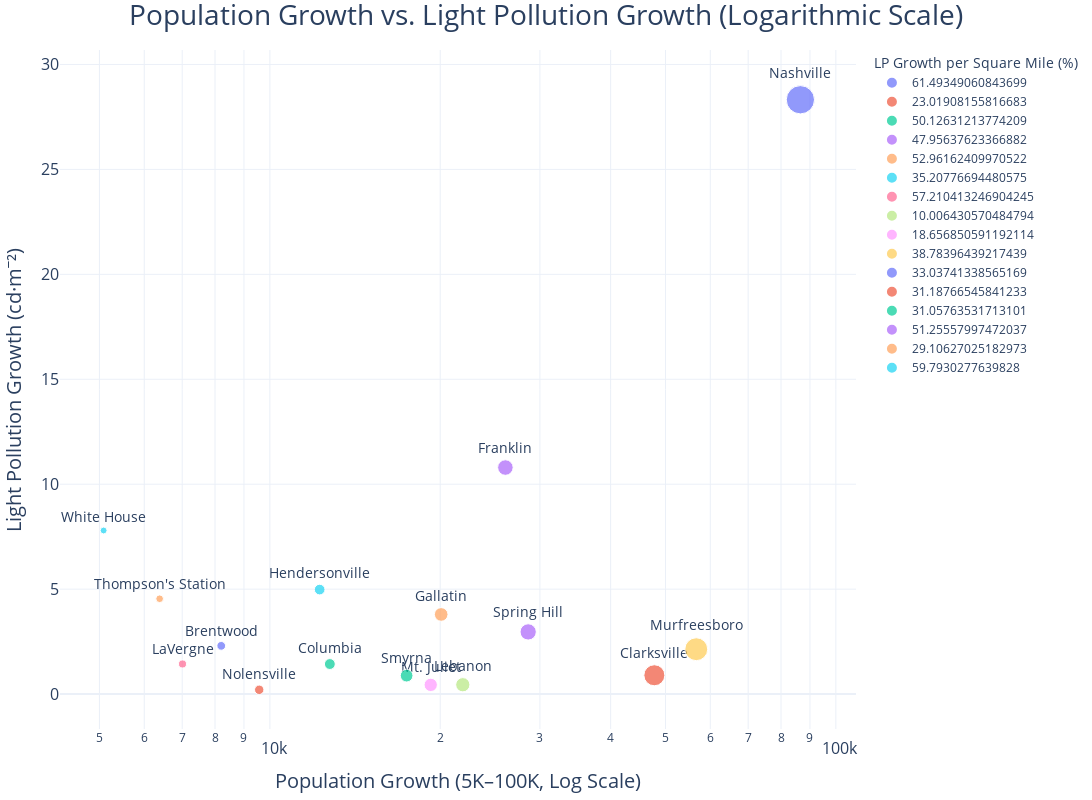

The notebook cell saved with this chart:
### Markdown cell above
# try with sq miles as color

### Code cell
import plotly.express as px

# Define function to calculate growth
def calculate_growth_with_percent(df, column):
    earliest_year = df['Year'].min()
    latest_year = df['Year'].max()

    start_values = df[df['Year'] == earliest_year].groupby('NAME')[column].mean()
    end_values = df[df['Year'] == latest_year].groupby('NAME')[column].mean()

    growth = end_values - start_values
    percent_growth = (growth / start_values.replace(0, pd.NA)) * 100

    return pd.DataFrame({
        f'Absolute Growth_{column}': growth,
        f'Percent Growth_{column}': percent_growth
    })

# Calculate growths
population_growth = calculate_growth_with_percent(df, 'Population')
lp_growth = calculate_growth_with_percent(df, 'light_pollution')
lp_sqmi_growth = calculate_growth_with_percent(df, 'light_pollution_per_sq_mile')

# Merge all growth data
growth_comparison = population_growth.join(lp_growth).join(lp_sqmi_growth).dropna().reset_index()

# Filter for population growth in the 5k–100k range and positive light pollution growth
filtered = growth_comparison[
    (growth_comparison['Absolute Growth_Population'] >= 5000) &
    (growth_comparison['Absolute Growth_Population'] <= 100000) &
    (growth_comparison['Absolute Growth_light_pollution'] > 0)
]

# Plot using Percent Growth per Square Mile as color
fig = px.scatter(
    filtered,
    x='Absolute Growth_Population',
    y='Absolute Growth_light_pollution',
    text='NAME',
    hover_name='NAME',
    size='Absolute Growth_Population',
    color='Percent Growth_light_pollution_per_sq_mile',
    trendline='ols',
    log_x=True,
    title='Population Growth vs. Light Pollution Growth (Logarithmic Scale)',
    labels={
        'Absolute Growth_Population': 'Population Growth (5K–100K, Log Scale)',
        'Absolute Growth_light_pollution': 'Light Pollution Growth (cd·m⁻²)',
        'Percent Growth_light_pollution_per_sq_mile': 'LP Growth per Square Mile (%)'
    },
    width=1400,
    height=800,
    color_continuous_scale='Plasma'
)

# Styling
fig.update_traces(textposition='top center', textfont=dict(size=14))
fig.update_layout(
    title={
        'text': 'Population Growth vs. Light Pollution Growth (Logarithmic Scale)',
        'x': 0.5,
        'xanchor': 'center',
        'font': dict(size=28)
    },
    xaxis_title='Population Growth (5K–100K, Log Scale)',
    yaxis_title='Light Pollution Growth (cd·m⁻²)',
    xaxis=dict(title_font=dict(size=20), tickfont=dict(size=16)),
    yaxis=dict(title_font=dict(size=20), tickfont=dict(size=16)),
    coloraxis_colorbar_title='LP Growth per Square Mile (%)',
    template='plotly_white',
    margin=dict(t=50, b=50, l=50, r=50)
)

fig.show()

### Figure 1 — Plotly figure (JSON) as saved in the notebook; plotly's stock layout.template omitted (floating-point values rounded to 4 significant figures)
{"data": [{"hovertemplate": "<b>%{hovertext}</b><br><br>LP Growth per Square Mile (%)=61.49349060843699<br>Population Growth (5K–100K, Log Scale)=%{marker.size}<br>Light Pollution Growth (cd·m⁻²)=%{y}<br>NAME=%{text}<extra></extra>", "hovertext": ["Brentwood"], "legendgroup": "61.49349060843699", "marker": {"color": "#636efa", "size": [8205], "sizemode": "area", "sizeref": 216.4, "symbol": "circle"}, "mode": "markers+text", "name": "61.49349060843699", "orientation": "v", "showlegend": true, "text": ["Brentwood"], "textfont": {"size": 14}, "textposition": "top center", "type": "scatter", "x": [8205], "xaxis": "x", "y": [2.298], "yaxis": "y"}, {"hovertemplate": "LP Growth per Square Mile (%)=61.49349060843699<extra></extra>", "legendgroup": "61.49349060843699", "marker": {"color": "#636efa", "symbol": "circle"}, "mode": "lines", "name": "61.49349060843699", "showlegend": false, "textfont": {"size": 14}, "textposition": "top center", "type": "scatter", "xaxis": "x", "yaxis": "y"}, {"hovertemplate": "<b>%{hovertext}</b><br><br>LP Growth per Square Mile (%)=23.01908155816683<br>Population Growth (5K–100K, Log Scale)=%{marker.size}<br>Light Pollution Growth (cd·m⁻²)=%{y}<br>NAME=%{text}<extra></extra>", "hovertext": ["Clarksville"], "legendgroup": "23.01908155816683", "marker": {"color": "#EF553B", "size": [47787], "sizemode": "area", "sizeref": 216.4, "symbol": "circle"}, "mode": "markers+text", "name": "23.01908155816683", "orientation": "v", "showlegend": true, "text": ["Clarksville"], "textfont": {"size": 14}, "textposition": "top center", "type": "scatter", "x": [47787], "xaxis": "x", "y": [0.897], "yaxis": "y"}, {"hovertemplate": "LP Growth per Square Mile (%)=23.01908155816683<extra></extra>", "legendgroup": "23.01908155816683", "marker": {"color": "#EF553B", "symbol": "circle"}, "mode": "lines", "name": "23.01908155816683", "showlegend": false, "textfont": {"size": 14}, "textposition": "top center", "type": "scatter", "xaxis": "x", "yaxis": "y"}, {"hovertemplate": "<b>%{hovertext}</b><br><br>LP Growth per Square Mile (%)=50.12631213774209<br>Population Growth (5K–100K, Log Scale)=%{marker.size}<br>Light Pollution Growth (cd·m⁻²)=%{y}<br>NAME=%{text}<extra></extra>", "hovertext": ["Columbia"], "legendgroup": "50.12631213774209", "marker": {"color": "#00cc96", "size": [12764], "sizemode": "area", "sizeref": 216.4, "symbol": "circle"}, "mode": "markers+text", "name": "50.12631213774209", "orientation": "v", "showlegend": true, "text": ["Columbia"], "textfont": {"size": 14}, "textposition": "top center", "type": "scatter", "x": [12764], "xaxis": "x", "y": [1.431], "yaxis": "y"}, {"hovertemplate": "LP Growth per Square Mile (%)=50.12631213774209<extra></extra>", "legendgroup": "50.12631213774209", "marker": {"color": "#00cc96", "symbol": "circle"}, "mode": "lines", "name": "50.12631213774209", "showlegend": false, "textfont": {"size": 14}, "textposition": "top center", "type": "scatter", "xaxis": "x", "yaxis": "y"}, {"hovertemplate": "<b>%{hovertext}</b><br><br>LP Growth per Square Mile (%)=47.95637623366882<br>Population Growth (5K–100K, Log Scale)=%{marker.size}<br>Light Pollution Growth (cd·m⁻²)=%{y}<br>NAME=%{text}<extra></extra>", "hovertext": ["Franklin"], "legendgroup": "47.95637623366882", "marker": {"color": "#ab63fa", "size": [26071], "sizemode": "area", "sizeref": 216.4, "symbol": "circle"}, "mode": "markers+text", "name": "47.95637623366882", "orientation": "v", "showlegend": true, "text": ["Franklin"], "textfont": {"size": 14}, "textposition": "top center", "type": "scatter", "x": [26071], "xaxis": "x", "y": [10.79], "yaxis": "y"}, {"hovertemplate": "LP Growth per Square Mile (%)=47.95637623366882<extra></extra>", "legendgroup": "47.95637623366882", "marker": {"color": "#ab63fa", "symbol": "circle"}, "mode": "lines", "name": "47.95637623366882", "showlegend": false, "textfont": {"size": 14}, "textposition": "top center", "type": "scatter", "xaxis": "x", "yaxis": "y"}, {"hovertemplate": "<b>%{hovertext}</b><br><br>LP Growth per Square Mile (%)=52.96162409970522<br>Population Growth (5K–100K, Log Scale)=%{marker.size}<br>Light Pollution Growth (cd·m⁻²)=%{y}<br>NAME=%{text}<extra></extra>", "hovertext": ["Gallatin"], "legendgroup": "52.96162409970522", "marker": {"color": "#FFA15A", "size": [20077], "sizemode": "area", "sizeref": 216.4, "symbol": "circle"}, "mode": "markers+text", "name": "52.96162409970522", "orientation": "v", "showlegend": true, "text": ["Gallatin"], "textfont": {"size": 14}, "textposition": "top center", "type": "scatter", "x": [20077], "xaxis": "x", "y": [3.795], "yaxis": "y"}, {"hovertemplate": "LP Growth per Square Mile (%)=52.96162409970522<extra></extra>", "legendgroup": "52.96162409970522", "marker": {"color": "#FFA15A", "symbol": "circle"}, "mode": "lines", "name": "52.96162409970522", "showlegend": false, "textfont": {"size": 14}, "textposition": "top center", "type": "scatter", "xaxis": "x", "yaxis": "y"}, {"hovertemplate": "<b>%{hovertext}</b><br><br>LP Growth per Square Mile (%)=35.20776694480575<br>Population Growth (5K–100K, Log Scale)=%{marker.size}<br>Light Pollution Growth (cd·m⁻²)=%{y}<br>NAME=%{text}<extra></extra>", "hovertext": ["Hendersonville"], "legendgroup": "35.20776694480575", "marker": {"color": "#19d3f3", "size": [12246], "sizemode": "area", "sizeref": 216.4, "symbol": "circle"}, "mode": "markers+text", "name": "35.20776694480575", "orientation": "v", "showlegend": true, "text": ["Hendersonville"], "textfont": {"size": 14}, "textposition": "top center", "type": "scatter", "x": [12246], "xaxis": "x", "y": [4.979], "yaxis": "y"}, {"hovertemplate": "LP Growth per Square Mile (%)=35.20776694480575<extra></extra>", "legendgroup": "35.20776694480575", "marker": {"color": "#19d3f3", "symbol": "circle"}, "mode": "lines", "name": "35.20776694480575", "showlegend": false, "textfont": {"size": 14}, "textposition": "top center", "type": "scatter", "xaxis": "x", "yaxis": "y"}, {"hovertemplate": "<b>%{hovertext}</b><br><br>LP Growth per Square Mile (%)=57.210413246904245<br>Population Growth (5K–100K, Log Scale)=%{marker.size}<br>Light Pollution Growth (cd·m⁻²)=%{y}<br>NAME=%{text}<extra></extra>", "hovertext": ["LaVergne"], "legendgroup": "57.210413246904245", "marker": {"color": "#FF6692", "size": [7009], "sizemode": "area", "sizeref": 216.4, "symbol": "circle"}, "mode": "markers+text", "name": "57.210413246904245", "orientation": "v", "showlegend": true, "text": ["LaVergne"], "textfont": {"size": 14}, "textposition": "top center", "type": "scatter", "x": [7009], "xaxis": "x", "y": [1.435], "yaxis": "y"}, {"hovertemplate": "LP Growth per Square Mile (%)=57.210413246904245<extra></extra>", "legendgroup": "57.210413246904245", "marker": {"color": "#FF6692", "symbol": "circle"}, "mode": "lines", "name": "57.210413246904245", "showlegend": false, "textfont": {"size": 14}, "textposition": "top center", "type": "scatter", "xaxis": "x", "yaxis": "y"}, {"hovertemplate": "<b>%{hovertext}</b><br><br>LP Growth per Square Mile (%)=10.006430570484794<br>Population Growth (5K–100K, Log Scale)=%{marker.size}<br>Light Pollution Growth (cd·m⁻²)=%{y}<br>NAME=%{text}<extra></extra>", "hovertext": ["Lebanon"], "legendgroup": "10.006430570484794", "marker": {"color": "#B6E880", "size": [21922], "sizemode": "area", "sizeref": 216.4, "symbol": "circle"}, "mode": "markers+text", "name": "10.006430570484794", "orientation": "v", "showlegend": true, "text": ["Lebanon"], "textfont": {"size": 14}, "textposition": "top center", "type": "scatter", "x": [21922], "xaxis": "x", "y": [0.4452], "yaxis": "y"}, {"hovertemplate": "LP Growth per Square Mile (%)=10.006430570484794<extra></extra>", "legendgroup": "10.006430570484794", "marker": {"color": "#B6E880", "symbol": "circle"}, "mode": "lines", "name": "10.006430570484794", "showlegend": false, "textfont": {"size": 14}, "textposition": "top center", "type": "scatter", "xaxis": "x", "yaxis": "y"}, {"hovertemplate": "<b>%{hovertext}</b><br><br>LP Growth per Square Mile (%)=18.656850591192114<br>Population Growth (5K–100K, Log Scale)=%{marker.size}<br>Light Pollution Growth (cd·m⁻²)=%{y}<br>NAME=%{text}<extra></extra>", "hovertext": ["Mt. Juliet"], "legendgroup": "18.656850591192114", "marker": {"color": "#FF97FF", "size": [19241], "sizemode": "area", "sizeref": 216.4, "symbol": "circle"}, "mode": "markers+text", "name": "18.656850591192114", "orientation": "v", "showlegend": true, "text": ["Mt. Juliet"], "textfont": {"size": 14}, "textposition": "top center", "type": "scatter", "x": [19241], "xaxis": "x", "y": [0.4388], "yaxis": "y"}, {"hovertemplate": "LP Growth per Square Mile (%)=18.656850591192114<extra></extra>", "legendgroup": "18.656850591192114", "marker": {"color": "#FF97FF", "symbol": "circle"}, "mode": "lines", "name": "18.656850591192114", "showlegend": false, "textfont": {"size": 14}, "textposition": "top center", "type": "scatter", "xaxis": "x", "yaxis": "y"}, {"hovertemplate": "<b>%{hovertext}</b><br><br>LP Growth per Square Mile (%)=38.78396439217439<br>Population Growth (5K–100K, Log Scale)=%{marker.size}<br>Light Pollution Growth (cd·m⁻²)=%{y}<br>NAME=%{text}<extra></extra>", "hovertext": ["Murfreesboro"], "legendgroup": "38.78396439217439", "marker": {"color": "#FECB52", "size": [56675], "sizemode": "area", "sizeref": 216.4, "symbol": "circle"}, "mode": "markers+text", "name": "38.78396439217439", "orientation": "v", "showlegend": true, "text": ["Murfreesboro"], "textfont": {"size": 14}, "textposition": "top center", "type": "scatter", "x": [56675], "xaxis": "x", "y": [2.138], "yaxis": "y"}, {"hovertemplate": "LP Growth per Square Mile (%)=38.78396439217439<extra></extra>", "legendgroup": "38.78396439217439", "marker": {"color": "#FECB52", "symbol": "circle"}, "mode": "lines", "name": "38.78396439217439", "showlegend": false, "textfont": {"size": 14}, "textposition": "top center", "type": "scatter", "xaxis": "x", "yaxis": "y"}, {"hovertemplate": "<b>%{hovertext}</b><br><br>LP Growth per Square Mile (%)=33.03741338565169<br>Population Growth (5K–100K, Log Scale)=%{marker.size}<br>Light Pollution Growth (cd·m⁻²)=%{y}<br>NAME=%{text}<extra></extra>", "hovertext": ["Nashville"], "legendgroup": "33.03741338565169", "marker": {"color": "#636efa", "size": [86566], "sizemode": "area", "sizeref": 216.4, "symbol": "circle"}, "mode": "markers+text", "name": "33.03741338565169", "orientation": "v", "showlegend": true, "text": ["Nashville"], "textfont": {"size": 14}, "textposition": "top center", "type": "scatter", "x": [86566], "xaxis": "x", "y": [28.32], "yaxis": "y"}, {"hovertemplate": "LP Growth per Square Mile (%)=33.03741338565169<extra></extra>", "legendgroup": "33.03741338565169", "marker": {"color": "#636efa", "symbol": "circle"}, "mode": "lines", "name": "33.03741338565169", "showlegend": false, "textfont": {"size": 14}, "textposition": "top center", "type": "scatter", "xaxis": "x", "yaxis": "y"}, {"hovertemplate": "<b>%{hovertext}</b><br><br>LP Growth per Square Mile (%)=31.18766545841233<br>Population Growth (5K–100K, Log Scale)=%{marker.size}<br>Light Pollution Growth (cd·m⁻²)=%{y}<br>NAME=%{text}<extra></extra>", "hovertext": ["Nolensville"], "legendgroup": "31.18766545841233", "marker": {"color": "#EF553B", "size": [9576], "sizemode": "area", "sizeref": 216.4, "symbol": "circle"}, "mode": "markers+text", "name": "31.18766545841233", "orientation": "v", "showlegend": true, "text": ["Nolensville"], "textfont": {"size": 14}, "textposition": "top center", "type": "scatter", "x": [9576], "xaxis": "x", "y": [0.2044], "yaxis": "y"}, {"hovertemplate": "LP Growth per Square Mile (%)=31.18766545841233<extra></extra>", "legendgroup": "31.18766545841233", "marker": {"color": "#EF553B", "symbol": "circle"}, "mode": "lines", "name": "31.18766545841233", "showlegend": false, "textfont": {"size": 14}, "textposition": "top center", "type": "scatter", "xaxis": "x", "yaxis": "y"}, {"hovertemplate": "<b>%{hovertext}</b><br><br>LP Growth per Square Mile (%)=31.05763531713101<br>Population Growth (5K–100K, Log Scale)=%{marker.size}<br>Light Pollution Growth (cd·m⁻²)=%{y}<br>NAME=%{text}<extra></extra>", "hovertext": ["Smyrna"], "legendgroup": "31.05763531713101", "marker": {"color": "#00cc96", "size": [17444], "sizemode": "area", "sizeref": 216.4, "symbol": "circle"}, "mode": "markers+text", "name": "31.05763531713101", "orientation": "v", "showlegend": true, "text": ["Smyrna"], "textfont": {"size": 14}, "textposition": "top center", "type": "scatter", "x": [17444], "xaxis": "x", "y": [0.8786], "yaxis": "y"}, {"hovertemplate": "LP Growth per Square Mile (%)=31.05763531713101<extra></extra>", "legendgroup": "31.05763531713101", "marker": {"color": "#00cc96", "symbol": "circle"}, "mode": "lines", "name": "31.05763531713101", "showlegend": false, "textfont": {"size": 14}, "textposition": "top center", "type": "scatter", "xaxis": "x", "yaxis": "y"}, {"hovertemplate": "<b>%{hovertext}</b><br><br>LP Growth per Square Mile (%)=51.25557997472037<br>Population Growth (5K–100K, Log Scale)=%{marker.size}<br>Light Pollution Growth (cd·m⁻²)=%{y}<br>NAME=%{text}<extra></extra>", "hovertext": ["Spring Hill"], "legendgroup": "51.25557997472037", "marker": {"color": "#ab63fa", "size": [28601], "sizemode": "area", "sizeref": 216.4, "symbol": "circle"}, "mode": "markers+text", "name": "51.25557997472037", "orientation": "v", "showlegend": true, "text": ["Spring Hill"], "textfont": {"size": 14}, "textposition": "top center", "type": "scatter", "x": [28601], "xaxis": "x", "y": [2.962], "yaxis": "y"}, {"hovertemplate": "LP Growth per Square Mile (%)=51.25557997472037<extra></extra>", "legendgroup": "51.25557997472037", "marker": {"color": "#ab63fa", "symbol": "circle"}, "mode": "lines", "name": "51.25557997472037", "showlegend": false, "textfont": {"size": 14}, "textposition": "top center", "type": "scatter", "xaxis": "x", "yaxis": "y"}, {"hovertemplate": "<b>%{hovertext}</b><br><br>LP Growth per Square Mile (%)=29.10627025182973<br>Population Growth (5K–100K, Log Scale)=%{marker.size}<br>Light Pollution Growth (cd·m⁻²)=%{y}<br>NAME=%{text}<extra></extra>", "hovertext": ["Thompson's Station"], "legendgroup": "29.10627025182973", "marker": {"color": "#FFA15A", "size": [6386], "sizemode": "area", "sizeref": 216.4, "symbol": "circle"}, "mode": "markers+text", "name": "29.10627025182973", "orientation": "v", "showlegend": true, "text": ["Thompson's Station"], "textfont": {"size": 14}, "textposition": "top center", "type": "scatter", "x": [6386], "xaxis": "x", "y": [4.541], "yaxis": "y"}, {"hovertemplate": "LP Growth per Square Mile (%)=29.10627025182973<extra></extra>", "legendgroup": "29.10627025182973", "marker": {"color": "#FFA15A", "symbol": "circle"}, "mode": "lines", "name": "29.10627025182973", "showlegend": false, "textfont": {"size": 14}, "textposition": "top center", "type": "scatter", "xaxis": "x", "yaxis": "y"}, {"hovertemplate": "<b>%{hovertext}</b><br><br>LP Growth per Square Mile (%)=59.7930277639828<br>Population Growth (5K–100K, Log Scale)=%{marker.size}<br>Light Pollution Growth (cd·m⁻²)=%{y}<br>NAME=%{text}<extra></extra>", "hovertext": ["White House"], "legendgroup": "59.7930277639828", "marker": {"color": "#19d3f3", "size": [5085], "sizemode": "area", "sizeref": 216.4, "symbol": "circle"}, "mode": "markers+text", "name": "59.7930277639828", "orientation": "v", "showlegend": true, "text": ["White House"], "textfont": {"size": 14}, "textposition": "top center", "type": "scatter", "x": [5085], "xaxis": "x", "y": [7.795], "yaxis": "y"}, {"hovertemplate": "LP Growth per Square Mile (%)=59.7930277639828<extra></extra>", "legendgroup": "59.7930277639828", "marker": {"color": "#19d3f3", "symbol": "circle"}, "mode": "lines", "name": "59.7930277639828", "showlegend": false, "textfont": {"size": 14}, "textposition": "top center", "type": "scatter", "xaxis": "x", "yaxis": "y"}], "layout": {"coloraxis": {"colorbar": {"title": {"text": "LP Growth per Square Mile (%)"}}}, "height": 800, "legend": {"itemsizing": "constant", "title": {"text": "LP Growth per Square Mile (%)"}, "tracegroupgap": 0}, "margin": {"b": 50, "l": 50, "r": 50, "t": 50}, "title": {"font": {"size": 28}, "text": "Population Growth vs. Light Pollution Growth (Logarithmic Scale)", "x": 0.5, "xanchor": "center"}, "width": 1400, "xaxis": {"anchor": "y", "domain": [0, 1], "tickfont": {"size": 16}, "title": {"font": {"size": 20}, "text": "Population Growth (5K–100K, Log Scale)"}, "type": "log"}, "yaxis": {"anchor": "x", "domain": [0, 1], "tickfont": {"size": 16}, "title": {"font": {"size": 20}, "text": "Light Pollution Growth (cd·m⁻²)"}}}}
